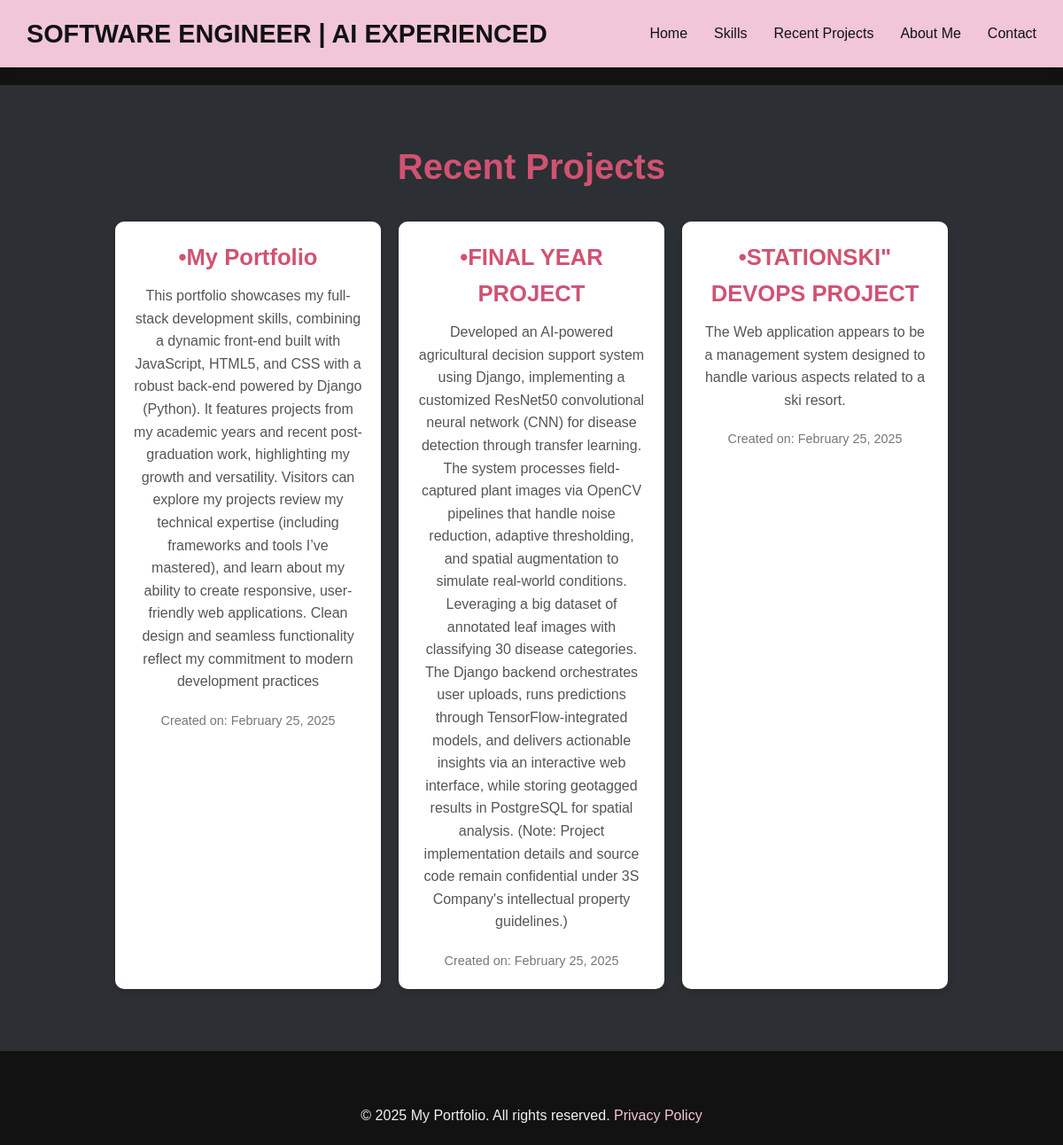
/recent-projects/, run on an earlier commit of the app's database.
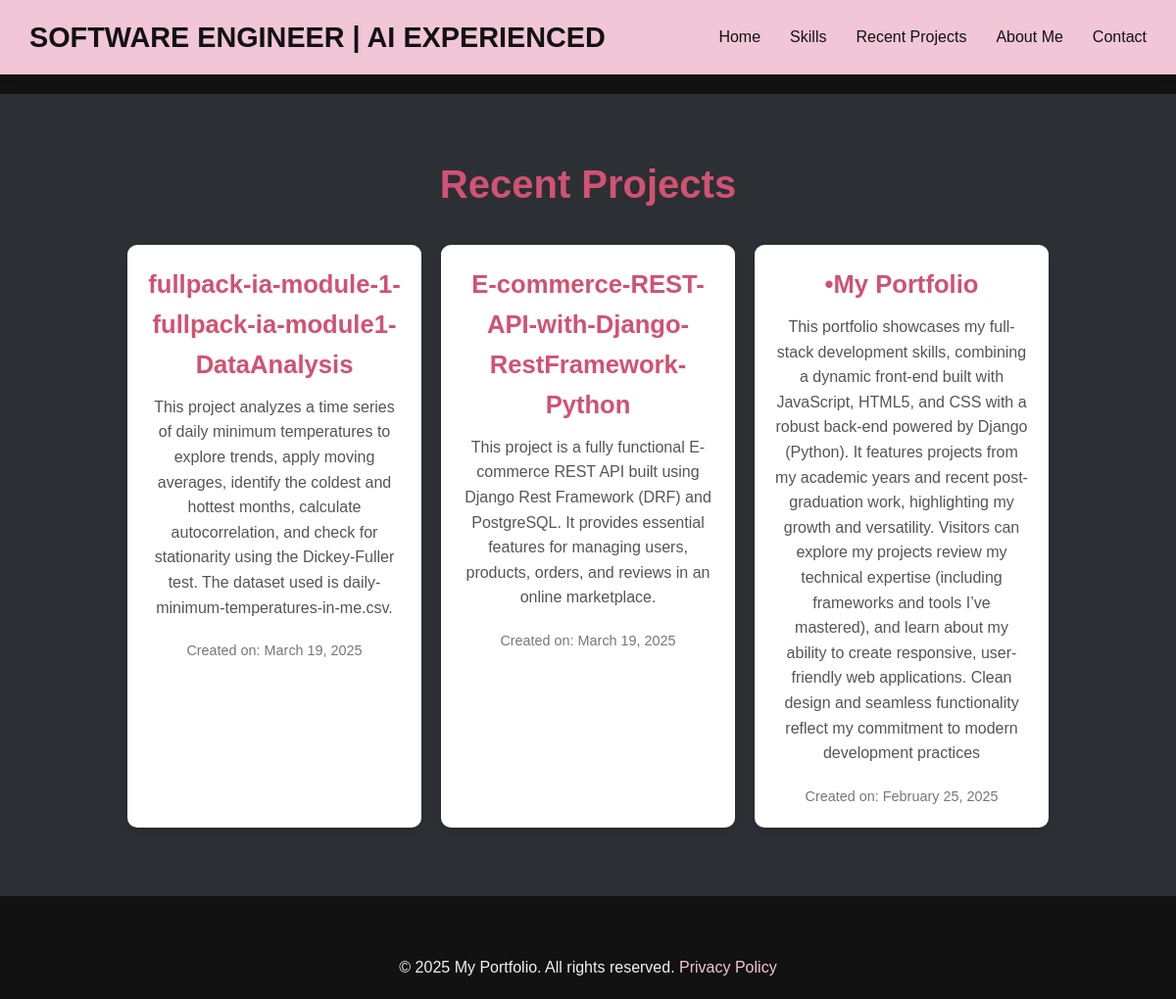
And on a later commit of the database.
### main/models.py (models this page shows, shortened)
class Project(models.Model):
    title = models.CharField(max_length=200)
    description = models.TextField()
    tags = models.ManyToManyField(Tag, related_name="projects") # like pythons js django kol projet shnua aandu
    link = models.URLField(max_length=200, blank=True) #Link for the github project and blank = true , it's okey to not have a link for the project
    created_at = models.DateTimeField(auto_now_add=True)

### main/views.py (the view)
# urls.py: path('recent-projects/', views.recent_projects, name='recent_projects'),
def recent_projects(request):
    recent_projects = Project.objects.order_by('-created_at')[:3]  # Modify as needed to get the most recent ones
    return render(request, 'recent_projects.html', {'recent_projects': recent_projects})

### main/templates/recent_projects.html (shortened to what this page needs)
{% extends 'base.html' %}
{% load static %}
{% block extrahead %}
    <link rel="stylesheet" href="{% static 'css/contact.css' %}">
    <link rel="stylesheet" href="{% static 'css/recent_projects.css' %}">
{% endblock extrahead %}
{% block content %}
    <h1>Recent Projects</h1>
    <div class="recent-projects">
        {% for project in recent_projects %}
            <div class="project-card">
                <a href="{% url 'project_detail' project.id %}" class="project-link">
                    <h2>{{ project.title }}</h2>
                    <p>{{ project.description }}</p>
                    <span>Created on: {{ project.created_at|date:"F j, Y" }}</span>
                </a>
            </div>
        {% endfor %}
    </div>
{% endblock content %}

What changed in the data, as far as the page shows it:
no longer on this page (row unchanged): Project: title "•FINAL YEAR PROJECT", description "Developed an AI-powered agricultural decision support system using Django, implementing a customized ResNet50 convolutional neural network (CNN) for disease detection through transfer learning. The system processes field-captured plant images via OpenCV pipelines that handle noise reduction, adaptive thresholding, and spatial augmentation to simulate real-world conditions. Leveraging a big dataset of annotated leaf images with classifying 30 disease categories. The Django backend orchestrates user uploads, runs predictions through TensorFlow-integrated models, and delivers actionable insights via an interactive web interface, while storing geotagged results in PostgreSQL for spatial…", created_at "February 25, 2025"
no longer on this page (row unchanged): Project: title "•STATIONSKI\" DEVOPS PROJECT", description "The Web application appears to be a management system designed to handle various aspects related to a ski resort.", created_at "February 25, 2025"
added Project: title "fullpack-ia-module-1-fullpack-ia-module1-DataAnalysis", description "This project analyzes a time series of daily minimum temperatures to explore trends, apply moving averages, identify the coldest and hottest months, calculate autocorrelation, and check for stationarity using the Dickey-Fuller test. The dataset used is daily-minimum-temperatures-in-me.csv.", created_at "March 19, 2025"
added Project: title "E-commerce-REST-API-with-Django-RestFramework-Python", description "This project is a fully functional E-commerce REST API built using Django Rest Framework (DRF) and PostgreSQL. It provides essential features for managing users, products, orders, and reviews in an online marketplace.", created_at "March 19, 2025"
